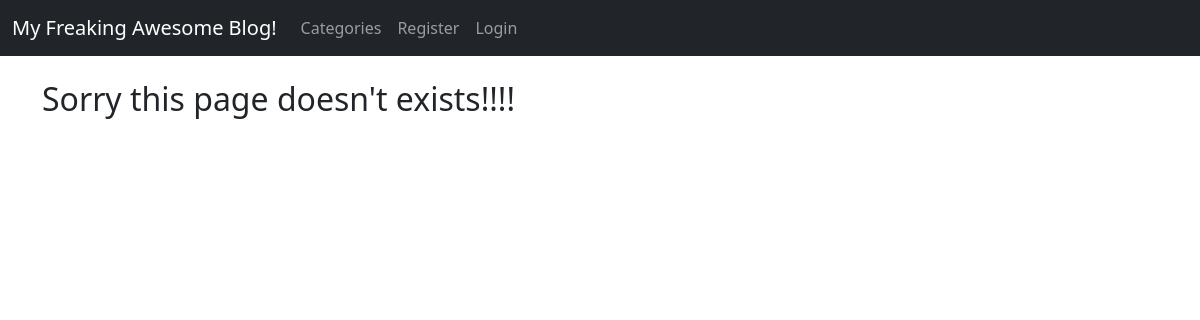
The app's page /category/coding/, older data.
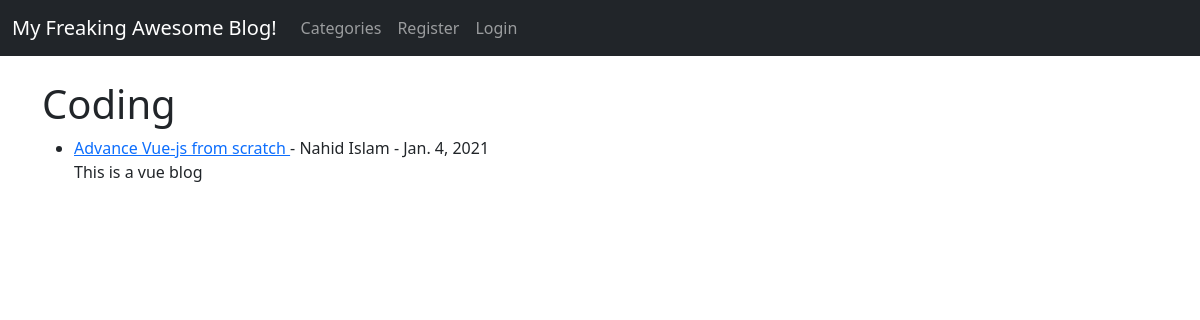
The same page, newer data.
### myblog/models.py (models this page shows, shortened)
class Post(models.Model):
    title = models.CharField(max_length=255)
    title_tag = models.CharField(max_length=255, default="My Freaking Awesome Blog")
    author = models.ForeignKey(User, on_delete=models.CASCADE)
    body = models.TextField()
    post_date = models.DateField(auto_now_add=True)
    category = models.CharField(max_length=255, default="coding")
    likes = models.ManyToManyField(User, related_name='blog_posts')

### myblog/views.py (the view)
# urls.py: path('category/<str:cats>/', CategoryView, name="category"),
def CategoryView(request, cats):
    category_post = Post.objects.filter(category=cats.replace('-', ' '))
    return render(request, 'categories.html',
                  {'cats': cats.title().replace('-', ' '), 'category_post': category_post})

### templates/categories.html (shortened to what this page needs)
{% extends 'base.html' %}
{% block content %}
{% if category_post %}
    <h1>{{ cats }}</h1>
    <ul>
    {% for post in category_post %}
        <li>
        <a href="{% url 'article-detail' post.pk %}" >
            {{ post.title }} </a>
            - {{ post.author.first_name }}
            {{ post.author.last_name }} -
            {{ post.post_date }}
            <br/>
        {{ post.body|slice:":250"|safe }}
        </li>
    {% endfor %}
    </ul>
{% else %}
    <h2>Sorry this page doesn't exists!!!!</h2>
{% endif %}
{% endblock %}

Row changes from the older to the newer data that the page shows:
added Post: category "Coding", title "Advance Vue-js from scratch", author.first_name "Nahid", author.last_name "Islam", post_date "Jan. 4, 2021", body "This is a vue blog"
Text that changed along with them:
text no longer shown: "Sorry this page doesn't exists!!!!"
